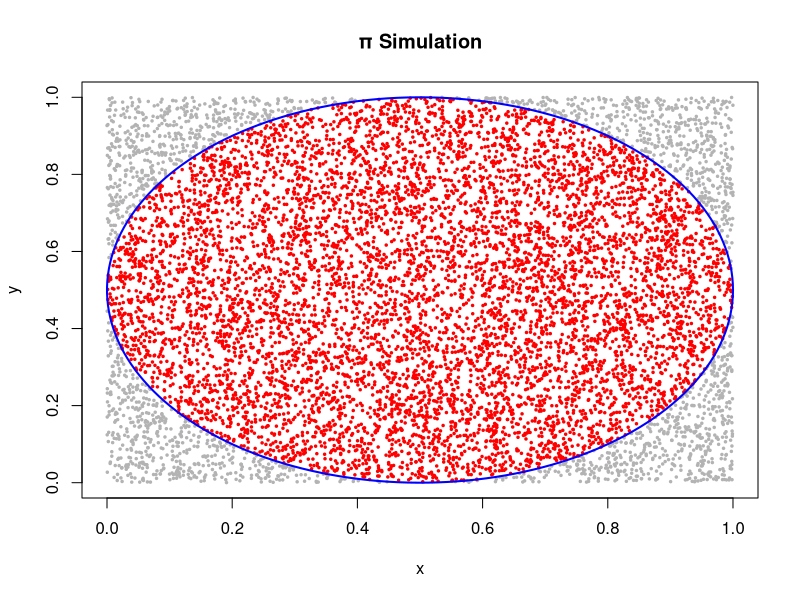

Here is the R script that generated this plot:
# Diep Doan

# Simulate 10,000 (x, y) coordinate pairs, uniform on [0,1]
# set.seed(0)  # for reproducibility (optional)
x <- runif(10000, min = 0, max = 1)
y <- runif(10000, min = 0, max = 1)

# Check if each point lies inside the circle (within 0.5 units of (0.5, 0.5))
dist_sq <- (x - 0.5)^2 + (y - 0.5)^2
inside <- dist_sq <= 0.5^2

# Count how many points fall inside
count_inside <- sum(inside)

# Estimte π
cat("Number of points inside circle (within 0.5 units of (0.5, 0.5)):", count_inside, "\n")
cat("Estimation of π (π = P(point inside circle) * 4):", count_inside / 10000 * 4, "\n")

# Plot, coloring points by whether they're inside or outside
plot(x, y,
     main = "π Simulation",
     xlab = "x",
     ylab = "y",
     pch = 20,
     cex = 0.5,
     col = ifelse(inside, "red", "grey70"))

# Draw the circle boundary for reference
theta <- seq(0, 2 * pi, length.out = 200)
circle_x <- 0.5 + 0.5 * cos(theta)
circle_y <- 0.5 + 0.5 * sin(theta)
lines(circle_x, circle_y, col = "blue", lwd = 2)
